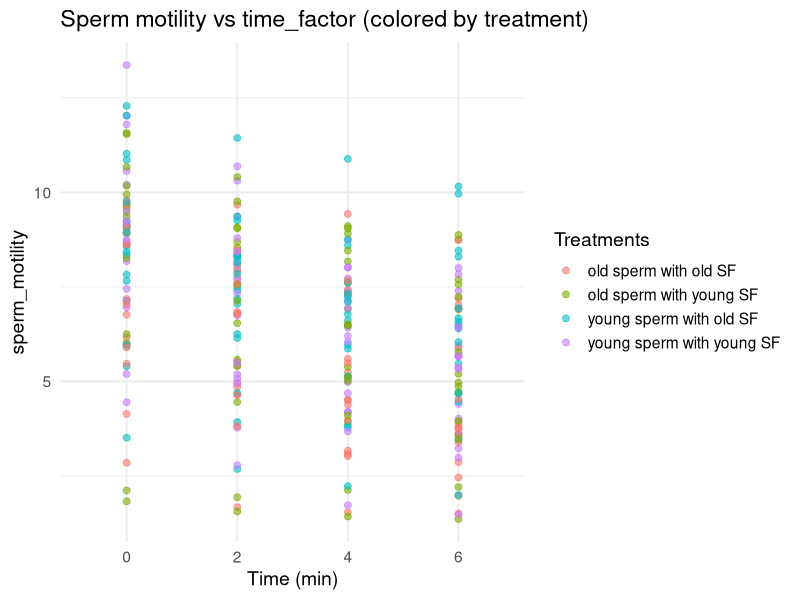
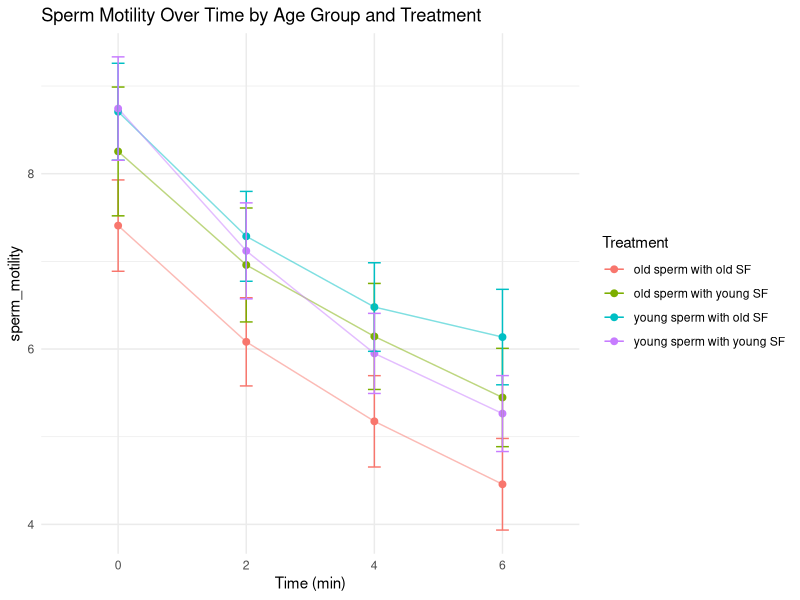
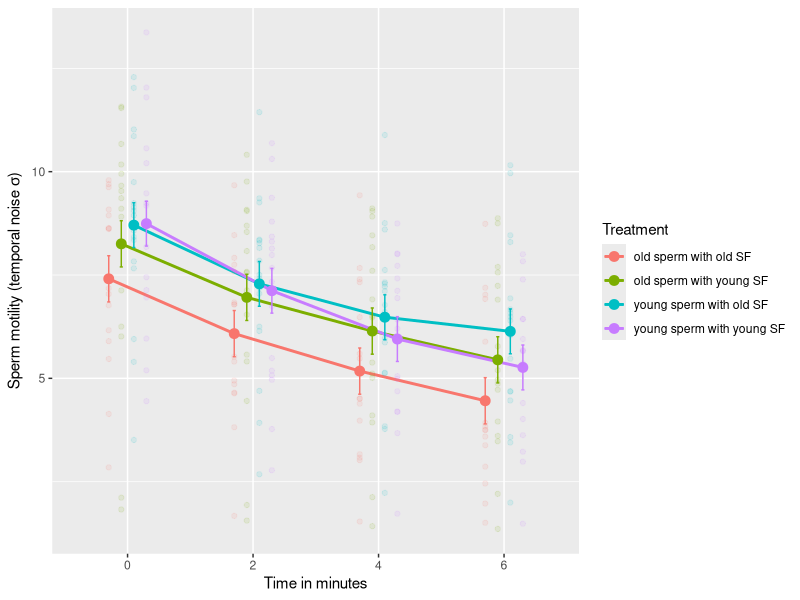

Source code (R) for these figures, in order: (Note: this script raises an error after producing the figures.)
#remove all objects from environment
rm(list = ls())

# 1. Load Required Packages----------------------------
library(tidyverse)
library(broom)
library(ggplot2)
library(dplyr)



# 2. Load and Inspect my_data----------------------------
my_data <- read.csv('01 Raw data/sperm_age vs SF_age.csv')
#acat("my_dataset loaded successfully: ", file_path, "\n")
head(my_data)

# Clean column names
names(my_data) <- make.names(names(my_data))

cat("Variables detected:\n")
print(names(my_data))
head(my_data)

# 3. Identify Response Variable----------------------------
response_candidates <- grep("sperm.*motil", names(my_data), ignore.case = TRUE, value = TRUE)
if (length(response_candidates) == 0) stop("No sperm motility variable found.")
response_var <- response_candidates[1]
response_candidates
cat("Detected response variable:", response_var, "\n")


# 4. Identify Predictors and ID (Keyword-based)---------------------------
predictors <- setdiff(names(my_data), response_var)

# Automatically detect ID column
id_col <- grep("id", names(my_data), ignore.case = TRUE, value = TRUE)
if (length(id_col) > 0) {
  id_col <- id_col[1]
  my_data[[id_col]] <- as.factor(my_data[[id_col]])
  cat("Detected ID column:", id_col, "\n")
} else {
  warning("No ID column detected — random effects will not be used.")
  id_col <- NULL
}

# Exclude ID column from predictors for fixed effects
predictors <- predictors[predictors != id_col]

#----------------------------#
# Keyword-Based Variable Detection
#----------------------------#

# Define keyword lists for different biological variables
keyword_list <- list(
  treatment  = c("treatment_combination","medium", "condition", 'treatment'),
  age        = c("male_age,'sperm_age", "age"),
  species    = c("species"),
  temperature = c("temp", "temperature"),
  time       = c("time_factor", "time"),
  concentration = c("conc", "concentration", "density"),
  id         = c("id", "male_ID", "subject"
))

# Function to search for variable name based on keyword list
detect_var <- function(keywords, data_names) {
  vars <- unlist(lapply(keywords, function(k) grep(k, data_names, 
                                                   ignore.case = TRUE, 
                                                   value = TRUE)))
  unique(vars)
}

# Apply detection for each variable type
treatment_var <- detect_var(keyword_list$treatment, names(my_data))
age_var <- detect_var(keyword_list$age, names(my_data))
species_var <- detect_var(keyword_list$species, names(my_data))
temp_var <- detect_var(keyword_list$temperature, names(my_data))
time_var <- detect_var(keyword_list$time, names(my_data))
conc_var <- detect_var(keyword_list$concentration, names(my_data))
id_var <- detect_var(keyword_list$id, names(my_data))

# Display what was found
cat("\nKeyword-based variable detection:\n")
cat("Treatment variable(s):", treatment_var, "\n")
cat("Age variable(s):", age_var, "\n")
cat("Species variable(s):", species_var, "\n")
cat("Temperature variable(s):", temp_var, "\n")
cat("Time variable(s):", time_var, "\n")
cat("Concentration variable(s):", conc_var, "\n")
cat("ID variable(s):", id_var, "\n")


#----------------------------#
# Combine detected variables-----------
#----------------------------#
categorical_vars <- unique(c(treatment_var, species_var, age_var, time_var, id_var))
numeric_vars <- unique(c(temp_var, conc_var))


# Fallback if nothing detected by keywords    
if (length(categorical_vars) == 0) {
  categorical_vars <- predictors[sapply(my_data[predictors], function(x) is.character(x) || is.factor(x))]
}
if (length(numeric_vars) == 0) {
  numeric_vars <- predictors[sapply(my_data[predictors], is.numeric)]
}

# Convert categorical variables to factors
my_data[categorical_vars] <- lapply(my_data[categorical_vars], as.factor)

cat("\nFinal variable classification:\n")
cat("Categorical predictors:", categorical_vars, "\n")
cat("Numeric predictors:", numeric_vars, "\n")


# 5. Create Results Directory----------------------------
dir.create("04 R plots2", showWarnings = FALSE)


# 6. Visualization with ggplot2----------------------------
cat("Generating exploratory plots...\n")

#Put the plots in an 'if statement' depending on the number of predictor variables detected
if(length(predictors)==0){
  stop("No predictor variables detected. Cannot generate plots.")
}

if(length(predictors)>2){
  cat("More than two predictor variables detected. Generating plots for first two predictors only.\n")
  predictors <- predictors[1:2]
  # Example: Plot response vs each predictor
  if (length(time_var) > 0) {
    for (v in time_var) {
      p <- ggplot(my_data, aes_string(x = v, y = response_var, color = treatment_var)) +
        geom_point(aes(group = treatment_var), alpha = 0.6, size = 2) +
        theme_minimal(base_size = 14) +
        labs(
          title = paste("Sperm motility vs", v, "(colored by treatment)"),
          x = "Time (min)", y = response_var, color = "Treatments"
        )
      
    }
  }
  p
}else{ cat("One or two predictor variables detected. Generating plots accordingly.\n")}

if(length(predictors >=3)){
  cat("Three or more predictor variables detected. Generating plots for first three predictors only.\n")
  predictors <- predictors[1:3]
  if (length(time_var) > 0) {
    for (v in time_var) {
      p2 <- ggplot(my_data, aes_string(x = v, y = response_var, color = treatment_var)) +
        geom_point(aes(group = treatment_var), alpha = 0.6, size = 2) +
        theme_minimal(base_size = 14) +
        #facet_wrap(as.formula(paste("~", age_var[1]))) +
        labs(
          title = paste("Sperm motility vs", v, "(colored by treatment)"),
          x = "Time (min)", y = response_var, color = "Treatments"
        )
      
    }
  }
  p2
}else{ stop("One or two predictor variables detected. Generating plots accordingly.\n")}
 

#create group means using detected predictor variables
# Identify which grouping variables are present
group_vars <- c(
  if (length(age_var) >= 1) age_var[1],
  if (length(treatment_var) >= 1) treatment_var[1],
  if (length(time_var) >= 1) time_var[1]
)

# Stop if none exist
if (length(group_vars) == 0) {
  stop("No age, treatment, or time variable detected. Cannot proceed with group means calculation.")
}

# Group and calculate means
general_mean_SM <- my_data %>%
  group_by(across(all_of(group_vars))) %>%
  summarise(
    mean_SM = mean(.data[[response_var]], na.rm = TRUE),
    se_SM = sd(.data[[response_var]], na.rm = TRUE) / sqrt(n())
  )

glimpse(general_mean_SM)

#order levels of time variable
levels(general_mean_SM[[time_var[1]]]) <- c("0", "2", "4", "6")


#Plot sperm motility over time variable, age variable, and treatment variables 
ggplot() +
  geom_point(data = general_mean_SM, aes_string(x = time_var[1], y = "mean_SM",
           color = treatment_var[1]), size = 2) +
  #facet_wrap(as.formula(paste("~", age_var[1]))) +
  geom_line(data = general_mean_SM, aes_string(x = time_var[1], y = "mean_SM",
           group = treatment_var[1], color = treatment_var[1]),
           linewidth = 0.5,
           alpha = 0.5) +
  theme_minimal() +
  geom_errorbar(data = general_mean_SM,
                aes_string(x = time_var[1], y = "mean_SM",
                           ymin = "mean_SM - se_SM",
                           ymax = "mean_SM + se_SM",
                           color = treatment_var[1]), width = 0.1) +
  labs(title = "Sperm Motility Over Time by Age Group and Treatment",
       x = "Time (min)",
       y = response_var,
       color = "Treatment")

cat("Running mixed-effects model...\n")

general_mean_SM
predictors
# 7. Model Fitting----------------------------
#first run a linear model without random effects
model <- lm(as.formula(paste('mean_SM', "~", paste(group_vars, collapse = " + "))), data = general_mean_SM)
summary(model)
anova(model)

#determine the model type based on the data variables 
#run a mixed effects model if ID column is detected
library(lme4)

#create model formular based on the number of predictors detected
if (length(predictors) == 1) {
  fixed_formula <- predictors[1]
} else {
  fixed_formula <- paste(predictors[1:min(2, length(predictors))], collapse = " * ")
}

#presence or absence of random effects based on ID column detection
if (!is.null(id_col)) {
  formula <- as.formula(paste(response_var, "~", fixed_formula, "+ (1|", id_col, ")"))
} else {
  formula <- as.formula(paste(response_var, "~", fixed_formula))
}

#Run linear mixed effects model or linear model based on ID column detection
if (!is.null(id_col)) {
  model <- lmer(formula, data = my_data, REML = FALSE)
  model_type <- "Linear Mixed-Effects Model"
} else {
  model <- lm(as.formula(paste(response_var, "~", fixed_formula)), data = my_data)
  model_type <- "Linear Model (no random effects)"
}

cat("Model type:", model_type, "\n")
print(summary(model))
vcov(model)

#8. Find the emmeans ----------------------------
library(emmeans)
emm <- emmeans(model, specs = as.formula(paste("~", paste(group_vars, collapse = " + "))))
emm
emm_plot <- as.data.frame(emm)

#pairwise comparisons within each time of measurement
simp <- pairs(emm, simple = treatment_var)
simp

#emmeans plot 
levels(emm_plot[[time_var[1]]]) <- c("0", "2", "4","6")
ggplot()+
  geom_line(data=emm_plot, aes_string(x = time_var[1], y = "emmean", 
                               group = treatment_var[1], 
                               color = treatment_var[1]),linewidth=1, 
            position=position_dodge(0.4))+
  geom_point(data=emm_plot, aes_string(x = time_var[1], y = "emmean",
                                group = treatment_var[1], 
                                color =  treatment_var[1]),size=3, 
             position=position_dodge(0.4))+
  geom_errorbar(data=emm_plot, aes_string(x = time_var[1], y = "emmean", 
                                   group = treatment_var[1], 
                                   color = treatment_var[1], 
                                   ymin  =  "emmean-SE",
                                   ymax  =   "emmean+SE"), width =  0.1, 
                linewidth  =  0.5, position=position_dodge(0.4))+
  geom_point(data=my_data, aes_string(x = time_var[1], y = response_var, 
                               group = treatment_var[1], 
                               color = treatment_var[1]),alpha=0.1,
             position=position_dodge(0.4))+
  labs(x = "Time in minutes", 
       y = expression(paste("Sperm motility (temporal noise ",sigma,")")),
       color = "Treatment")




summary_df <- tidy(model, effects = "fixed")

# Save model summary to CSV
write.csv(summary_df, file = "04 R plots2/mixed_effects_model_summary.csv", row.names = FALSE)
